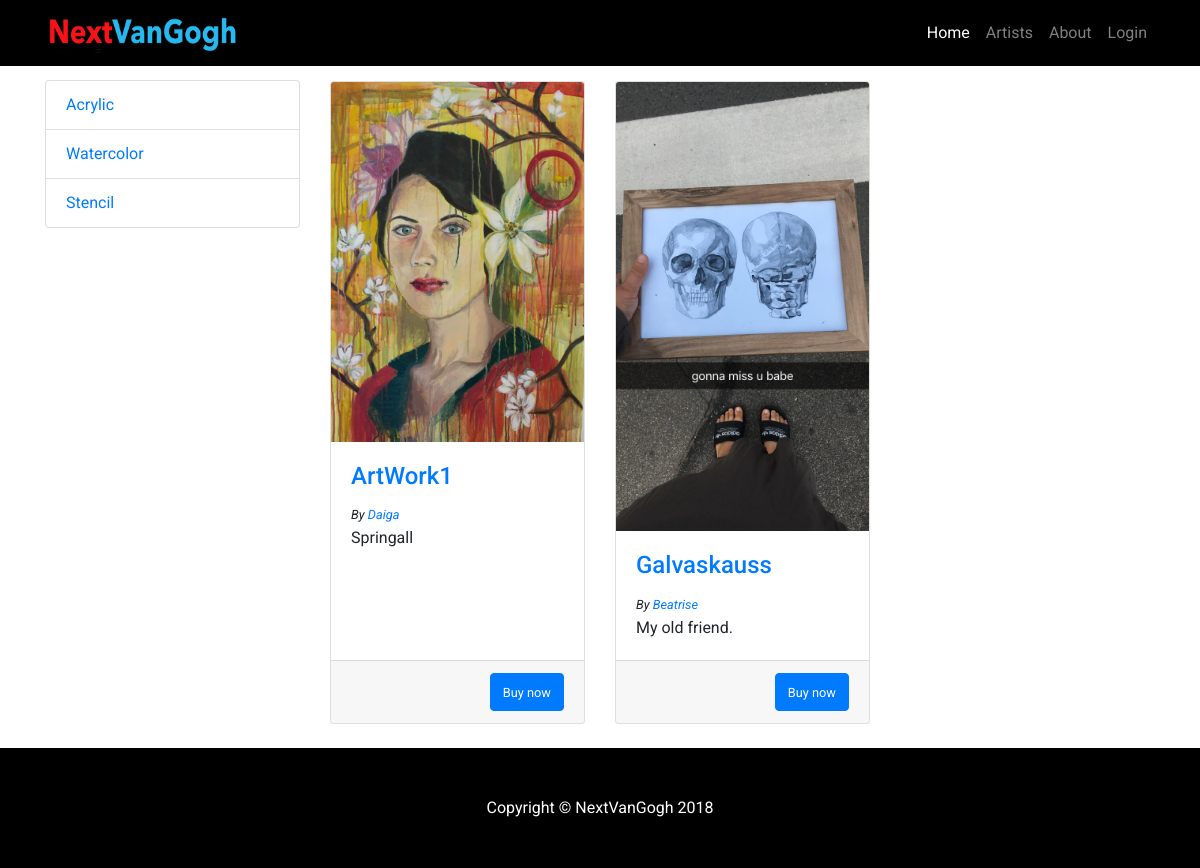
Before: / with the older database file.
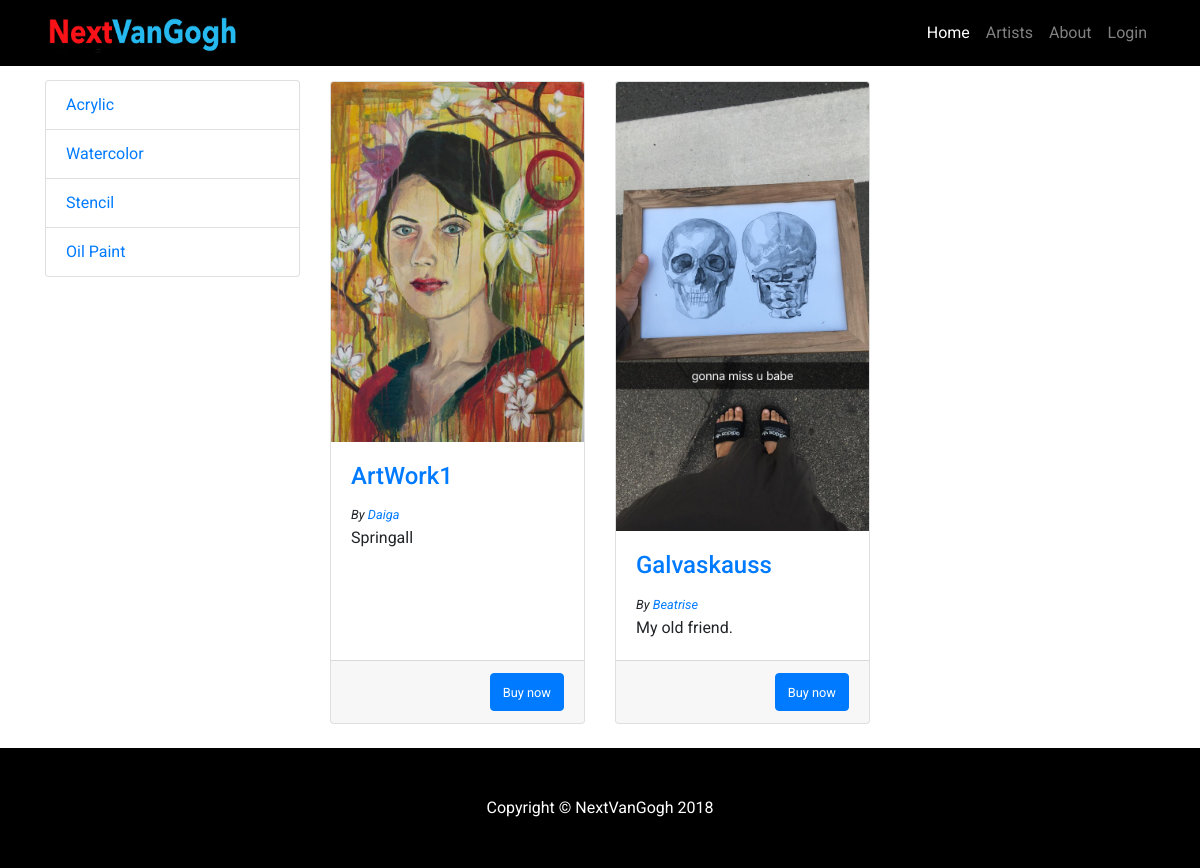
After: the same page with the newer database file.
### tables this page shows
CREATE TABLE "ArtTypes" (
	`Id`	INTEGER NOT NULL PRIMARY KEY AUTOINCREMENT UNIQUE,
	`Type`	TEXT NOT NULL UNIQUE
);

CREATE TABLE "ArtWorks" (
	`Id`	INTEGER NOT NULL PRIMARY KEY AUTOINCREMENT UNIQUE,
	`ArtistId`	INTEGER NOT NULL,
	`ArtTypeId`	INTEGER NOT NULL,
	`Name`	TEXT NOT NULL,
	`Description`	TEXT,
	`Item`	BLOB,
	FOREIGN KEY(`ArtistId`) REFERENCES `Artists`,
	FOREIGN KEY(`ArtTypeId`) REFERENCES `ArtType`
);

CREATE TABLE Artists (Id INTEGER NOT NULL PRIMARY KEY AUTOINCREMENT UNIQUE, UserName TEXT NOT NULL UNIQUE, FirstName TEXT, LastName TEXT, Password TEXT NOT NULL UNIQUE, Description TEXT, Photo TEXT);

### server.py (the view)
@app.route('/')
@app.route('/<typ>')
def index(typ=None):
	con = lite.connect('db/nVanGogh.db')
   	con.row_factory = lite.Row
      	cur = con.cursor()
	cur.execute("SELECT * FROM ArtTypes")
   	types = cur.fetchall();
	if typ :
		cur.execute("Select ArtWorks.Id, Artists.UserName, Artists.FirstName, Artists.LastName, ArtWorks.Description, ArtWorks.Item, ArtWorks.Name from ArtWorks INNER JOIN Artists ON ArtWorks.ArtistId == Artists.Id where ArtWorks.ArtTypeId == ?", typ)
	else:
		cur.execute("Select Artists.UserName, Artists.FirstName, Artists.LastName, ArtWorks.Description, ArtWorks.Item, ArtWorks.Name from ArtWorks INNER JOIN Artists ON ArtWorks.ArtistId == Artists.Id")
	artWorks = cur.fetchall();
	print(types)
	return render_template('index.html', types = types, artWorks = artWorks)

### templates/index.html (shortened to what this page needs)
<!DOCTYPE html>
<html lang="en">
  <head>
    <link href="../static/bootstrap.min.css" rel="stylesheet">
    <link href="../static/style.css" rel="stylesheet">
  </head>
  <body>
    <nav class="navbar navbar-expand-lg navbar-dark bg-dark fixed-top" style="background-color:#000!important;">
      <div class="container">
        <a class="navbar-brand" href="/"><img src="../static/logo.png" width=200 height=40></a>
        <div class="collapse navbar-collapse" id="navbarResponsive">
          <ul class="navbar-nav ml-auto">
            <li class="nav-item active">
              <a class="nav-link" href="/">Home
              </a>
            </li>
            <li class="nav-item">
              <a class="nav-link" href="#">Artists</a>
            </li>
            <li class="nav-item">
              <a class="nav-link" href="#">About</a>
            </li>
            <li class="nav-item">
              {% if loggedIn %}
              <a class="nav-link" onclick="logout()">Logout</a>
              {% else %}
              <a class="nav-link" onclick="login()">Login</a>
              {% endif %}
            </li>
          </ul>
        </div>
      </div>
    </nav>
    <div class="container">
      <div class="row">
        <div class="col-lg-3">
		<div class="list-group">
            		{% for type in types %}
            		<a href="{{type['Id']}}" class="list-group-item">{{type["Type"]}}</a>
	         	{% endfor %}
	        </div>
        </div>
        <div class="col-lg-9">
          <div class="row" style="margin-top:3%;">
            	{% for artWork in artWorks %}
 		     <div class="col-lg-4 col-md-6 mb-4">
              		<div class="card h-100">
                		<a href="#" onclick="openArt('{{artWork["Item"]+ "," + artWork["Name"]+ "," + artWork["Description"]}}')"><img class="card-img-top" src="{{artWork['Item']}}" alt=""></a>
                		<div class="card-body">
                  			<h4 class="card-title"><a  href="#">{{artWork["Name"]}}</a>  </h4>
                                <small style="font-style:italic;">By <a href="/artist?uname={{artWork['FirstName']}}">{{artWork["FirstName"]}}</a></small>
                  			<p class="card-text">{{artWork["Description"]}}</p>
                		</div>
                		<div class="card-footer">
                            <button class="btn btn-primary" style="float:right;"><small>Buy now</small></button>
                		</div>
              		</div>
            	</div>
	         {% endfor %}
	       </div>
        </div>
      </div>
    </div>
    <footer class="py-5 bg-dark" style="background-color:#000!important;">
      <div class="container">
        <p class="m-0 text-center text-white">Copyright &copy; NextVanGogh 2018</p>
      </div>
    </footer>
  </body>
</html>

### static/style.css (style rules this page uses)
body { padding-top: 54px; font-family: 'Roboto', sans-serif!important; }
.navbar-dark { background-color: #000; }
@media (min-width: 992px) { body { padding-top: 56px; } }

Changed rows visible on the page:
added ArtTypes: Type "Oil Paint"
